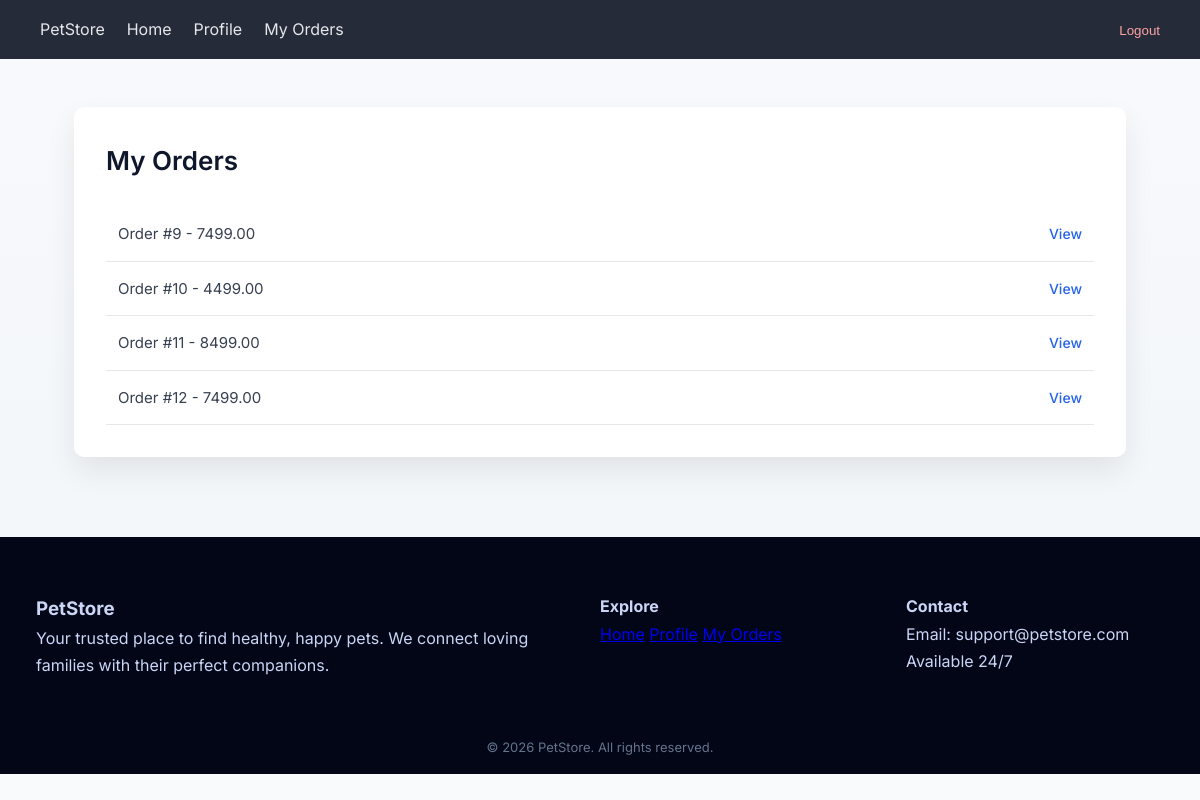
Screenshot of /my-orders/ (signed in) with the database file from the repository.
### Shop/models.py (models this page shows, shortened)
class Order(models.Model):
    customer = models.ForeignKey(
        Customer,
        on_delete=models.CASCADE,
        related_name="orders"
    )
    order_date = models.DateTimeField(auto_now_add=True)
    total_amount = models.DecimalField(max_digits=10, decimal_places=2)

### Shop/views.py (the view)
# urls.py: path('my-orders/', views.my_orders, name='my_orders'),
@login_required
def my_orders(request):
    customer = get_object_or_404(Customer, user=request.user)
    orders = customer.orders.all()
    return render(request, 'orders/my_orders.html', {
        'orders': orders
    })

### Shop/templates/orders/my_orders.html (shortened to what this page needs)
{% extends 'base.html' %}
{% load static %}
{% block css %}
<link rel="stylesheet" href="{% static 'css/my_order.css' %}">
{% endblock %}
{% block content %}
<div class="order-box">
<h2>My Orders</h2>
<ul>
    {% for order in orders %}
        <li>
            Order #{{ order.id }} - {{ order.total_amount }}
            <a href="{% url 'order_detail' order.id %}">View</a>
        </li>
    {% empty %}
        <p>No orders found.</p>
    {% endfor %}
</ul>
</div>
{% endblock %}

### Shop/static/css/base.css (style rules this page uses)
:root { --bg-main: #f8fafc; --bg-soft: #f1f5f9; --bg-dark: #020617; --text-main: #020617; --text-muted: #64748b; --text-light: #e5e7eb; --primary: #2563eb; --primary-hover: #1e40af; --accent: #60a5fa; --border-soft: #e2e8f0; --radius-sm: 6px; --radius-md: 10px; --radius-lg: 16px; }
* { margin: 0; padding: 0; box-sizing: border-box; }
body { font-family: "Inter", system-ui, sans-serif; background: linear-gradient(180deg, #f8fafc, #f1f5f9); color: var(--text-main); line-height: 1.7; }

### Shop/static/css/my_order.css (style rules this page uses)
.order-box { background: #ffffff; border-radius: 10px; padding: 32px; box-shadow: 0 14px 30px rgba(0, 0, 0, 0.08); }
.order-box h2 { font-size: 26px; font-weight: 600; margin-bottom: 24px; color: #0f172a; }
.order-box ul { list-style: none; padding-left: 0; margin: 0; }
.order-box li { padding: 14px 12px; border-bottom: 1px solid #e5e7eb; font-size: 15px; display: flex; justify-content: space-between; align-items: center; color: #374151; transition: background-color 0.2s ease; }
.order-box a { font-size: 14px; font-weight: 500; color: #2563eb; text-decoration: none; }

### rows the page displays
Order: id "9", total_amount "7499.00"
Order: id "10", total_amount "4499.00"
Order: id "11", total_amount "8499.00"
Order: id "12", total_amount "7499.00"
